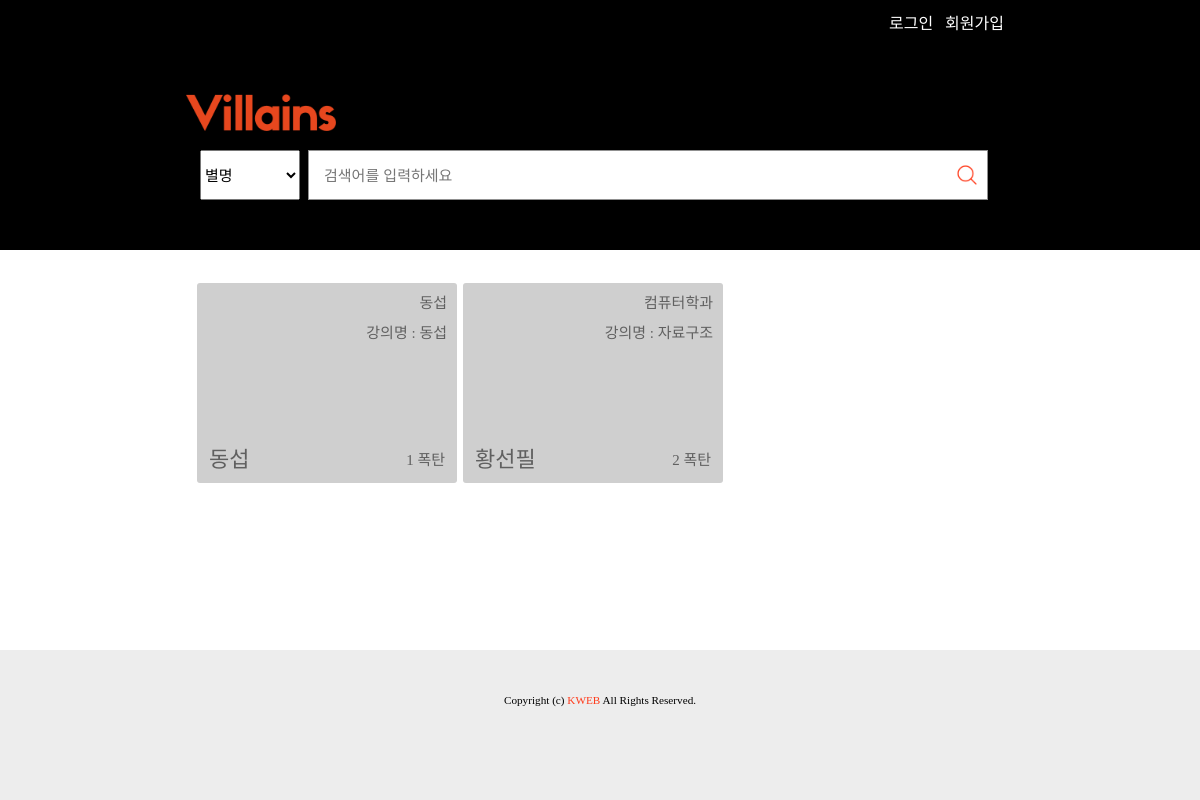
The app's page /, older data.
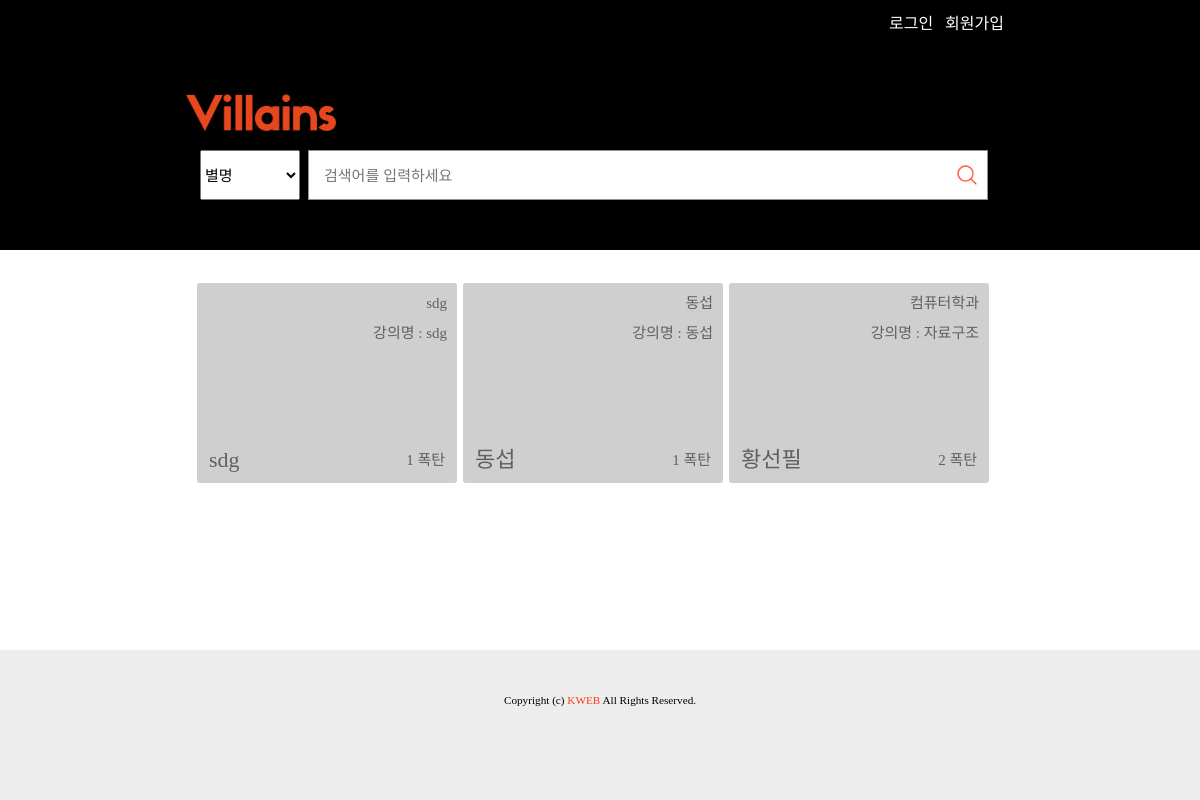
The same page, newer data.
### villains/models.py (models this page shows, shortened)
class Villain(models.Model):
    writter_id = models.CharField(max_length = 24) # models.ForeignKey(settings.AUTH_USER_MODEL, on_delete=models.CASCADE)
    villain_name = models.CharField(max_length = 24)
    univ = models.CharField(max_length = 24)
    major = models.CharField(max_length = 24)
    class_name = models.CharField(max_length = 24)
    bomb = models.IntegerField(
        default=1,
        validators=[
            MaxValueValidator(5),
            MinValueValidator(1)
        ]
    )
    content = models.CharField(max_length = 3000) #본문내용
    update_date = models.DateTimeField(auto_now=True) #자동으로 현재시간 추가
    agree_user_set = models.ManyToManyField(settings.AUTH_USER_MODEL,
                                        blank=True,
                                        related_name='agree_user_set',
                                        through='Agree')

### villains/views.py (the view)
# urls.py: url(r'^$', views.index, name='index'),
def index(request):
    villains = Villain.objects.all()
    q = request.GET.get('searchText', '')
    searchType = request.GET.get('searchType')
    if q: # q가 있으면
        if searchType=="name":
            villains = villains.filter(villain_name__icontains=q) # 제목에 q가 포함되어 있는 레코드만 필터링
        elif searchType=="univ":
            villains = villains.filter(univ__icontains=q)
        elif searchType=="major":
            villains = villains.filter(major__icontains=q)
        elif searchType=="class_name":
            villains = villains.filter(class_name__icontains=q)
        elif searchType=="content":
            villains = villains.filter(content__icontains=q)
        return render(request, 'villains/default.html', {'villainList':villains} )
    else:
        villainList = Villain.objects.order_by('-update_date')
        return render(request, 'villains/default.html', {'villainList':villainList} )

### villains/templates/villains/default.html (shortened to what this page needs)
{% extends 'villains/base.html' %}
{% block content %}
{% load staticfiles %}
<link rel="stylesheet" type="text/css" href="{% static 'villains/css/default.css' %}">
<link rel="stylesheet" type="text/css" href="{% static 'villains/css/base-main.css' %}">
    <div class="input-background">
      <div class="inputBox">
      <select name="searchType" class ="searchType">
        <option value="name">별명</option>
      </select>
      <input type="text" class="searchText" placeholder="검색어를 입력하세요">
      </div>
    </div>
    <div class="main">
      <div class="ListBlock originalBlock">
          {% for villain in villainList %}
          <div class = "villainBlock">
            <a href="{% url 'villain_detail' pk=villain.pk %}">
            <div class = "villainClass">{{villain.major}}<br>강의명 : {{villain.class_name}}</div>
            <div class = "villainName">{{villain.villain_name}}</div>
            <div class = "villainBomb">{{villain.bomb}} 폭탄</div>
            </a>
          </div>
          {% endfor %}
    </div>
</div>
{% endblock %}

Row changes from the older to the newer data that the page shows:
added Villain: major "sdg", class_name "sdg", villain_name "sdg", bomb "1"
